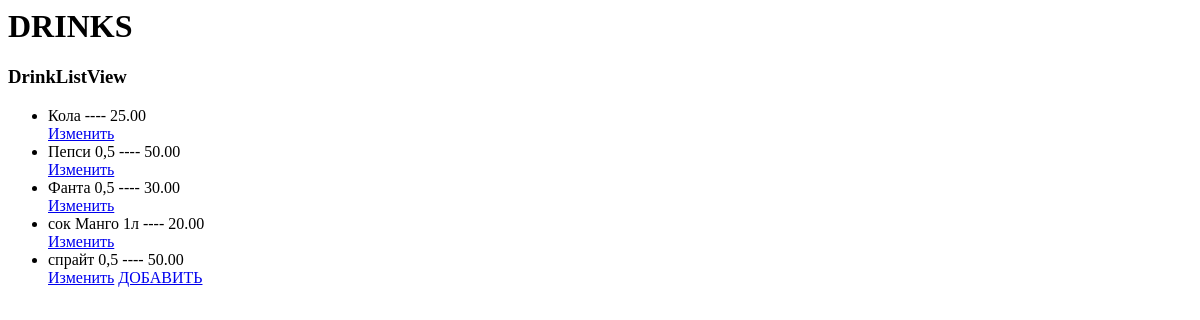
/drinks/, run on an earlier commit of the app's database.
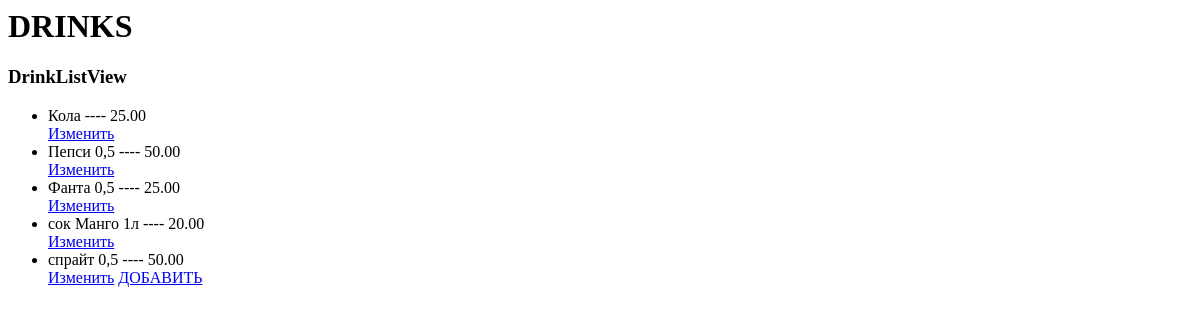
And on a later commit of the database.
### dishes/models.py (models this page shows, shortened)
class BaseItem(models.Model):
    name = models.CharField(max_length=255)
    price = models.DecimalField(max_digits=9, decimal_places=2, default=0)
    class Meta:
        abstract = True

class Drink(BaseItem):
    class Meta:
        verbose_name = 'Напиток'
        verbose_name_plural = 'Напитки'

### dishes/views.py (the view, shortened to what this page needs)
# urls.py: path('drinks/', DrinkView.as_view()),
class DrinkView(ListView):
    model = Drink
    template_name = 'dishes/drinks.html'
    queryset = Drink.objects.order_by("name")
    context_object_name = 'drink'
    def get_context_data(self, **kwargs):
        context = super().get_context_data(**kwargs)
        context['my_var'] = 'DrinkListView'
        return context

### dishes/templates/dishes/drinks.html
<h1>DRINKS</h1>
<h3>{{ my_var }}</h3>
<ul>
{% for drink in object_list %}
    <li>{{ drink.name }} ---- {{ drink.price }}</li>
    <td><a href="{{drink.id}}/edit/">Изменить</a> </td>
{% empty %}
    <li>No drinks yet.</li>
{% endfor %}
    <a href  = "/drinks/new"> ДОБАВИТЬ</a>
</ul>

What changed in the data, as far as the page shows it:
changed Drink "Фанта 0,5": price "30.00" → "25.00"
